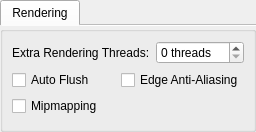
    <widget class="QTabWidget" name="softwareRendererGroup">
     <property name="documentMode">
      <bool>true</bool>
     </property>
     <widget class="QGroupBox" name="softwareRendererSettings">
      <attribute name="title">
       <string>Rendering</string>
      </attribute>
      <layout class="QFormLayout" name="formLayout_3">
       <item row="0" column="0">
        <widget class="QLabel" name="label_9">
         <property name="text">
          <string>Extra Rendering Threads:</string>
         </property>
        </widget>
       </item>
       <item row="0" column="1">
        <widget class="QSpinBox" name="extraSWThreads">
         <property name="suffix">
          <string> threads</string>
         </property>
        </widget>
       </item>
       <item row="1" column="0" colspan="2">
        <layout class="QGridLayout" name="gridLayout_2">
         <item row="0" column="0">
          <widget class="QCheckBox" name="swAutoFlush">
           <property name="text">
            <string>Auto Flush</string>
           </property>
          </widget>
         </item>
         <item row="1" column="0">
          <widget class="QCheckBox" name="swMipmap">
           <property name="text">
            <string>Mipmapping</string>
           </property>
          </widget>
         </item>
         <item row="0" column="1">
          <widget class="QCheckBox" name="swAA1">
           <property name="text">
            <string>Edge Anti-Aliasing</string>
           </property>
          </widget>
         </item>
        </layout>
       </item>
      </layout>
     </widget>
    </widget>
